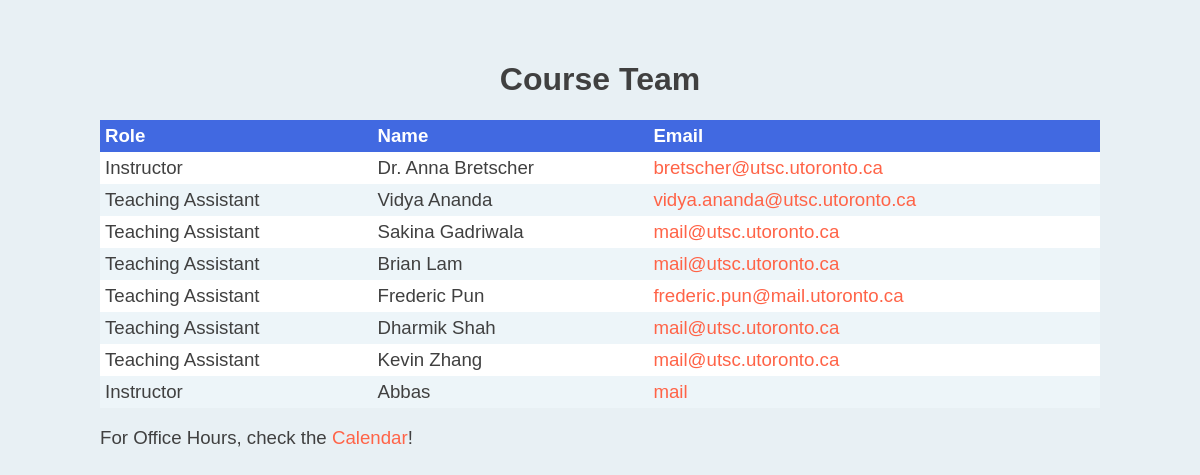
Page /team (signed in) on the earlier database version.
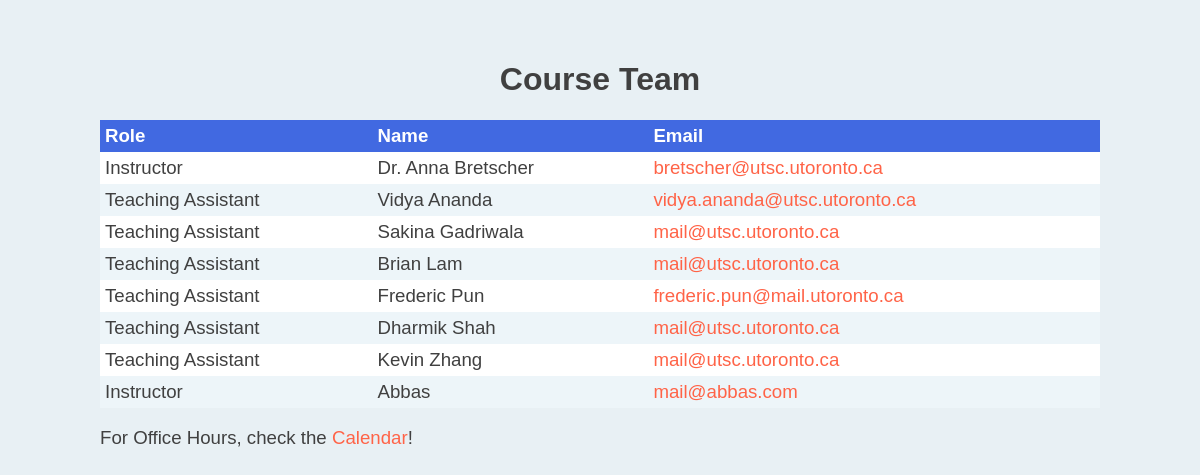
Same page on the later database version.
### tables this page shows
CREATE TABLE "Instructor" (
	"username"	TEXT,
	"password"	TEXT,
	"name"	TEXT,
	"role"	TEXT,
	"email"	TEXT,
	PRIMARY KEY("username")
);

### app.py (the view)
@app.route('/team')
def team_page():
    if 'username' in session:
        db = get_db()
        db.row_factory = make_dicts
        instructors = []
        for instructor in query_db('select * from Instructor'):
            instructors.append(instructor)
        db.close()
        return render_template('team.html', instructor=instructors)
    else:
        return redirect('/login')

### app.py (called while the page is built)
def get_db():
    db=getattr(g,'_database', None)
    if db is None:
        db=g._database=sqlite3.connect(DATABASE)
    return db

def query_db(query, args=(), one=False):
    cur = get_db().execute(query, args)
    rv = cur.fetchall()
    cur.close()
    return (rv[0] if rv else None) if one else rv

def make_dicts(cursor, row):
    return dict((cursor.description[idx][0], value)
                for idx, value in enumerate(row))

@app.teardown_appcontext
def close_connection(exception):
    db = getattr(g, '_database', None)
    if db is not None:
        db.close()

### templates/team.html (shortened to what this page needs)
<!DOCTYPE html>
<html>
<head>
    <link rel="stylesheet" href="static/css/team.css"/>
</head>
<body>
<div class="content">
    <h1>Course Team</h1>
    <div class="table">
        <div class="heading">
            <div class="cell">Role</div>
            <div class="cell">Name</div>
            <div class="cell">Email</div>
        </div>
        {% for item in instructor %}
        <div class="row">
            <div class="cell">{{ item['role'] }}</div>
            <div class="cell">{{ item['name'] }}</div>
            <div class="cell">
                <a href="mailto:{{ item['email'] }}">{{ item['email'] }}</a>
            </div>
        </div>
        {% endfor %}
    </div>
    <p class="description">
        For Office Hours, check the <a href="calendar">Calendar</a>!
    </p>
</div>
</body>
</html>

### static/css/main.css (style rules this page uses)
html { font-family: Arial, Helvetica, sans-serif; background-color: #E8F0F4; color: #404040; height: 100%; }
body { margin: 0em; display: flex; flex-direction: column; align-items: center; min-height: 100%; }
.content { margin: 15px; max-width: 1200px; }
@media (min-width: 0px) { .table { display: none; } }
@media (min-width: 1000px) { .table { display: table; min-width: 1000px; } }
h1 { display: flex; justify-content: center; font-weight: bold; font-size: 24pt; }
.description { font-size: 14pt; }
a { transition: text-decoration 0.3s ease-in-out 0s, color 0.3s ease-in-out 0s; text-decoration: none; color: tomato; }

### static/css/table.css (style rules this page uses)
.table, .mobileTable, .tableStay { font-size: 14pt; width: 100%; }
.heading { display: table-row; font-weight: bold; background: royalblue; color: white; }
.row { display: table-row; background-color: #EDF5F9; }
.row:nth-child(even) { background: white; }
.cell { display: table-cell; padding: 5px; }

### static/css/navigation.css (style rules this page uses)
.content { margin-top: 40px; }

Differences in the rows shown:
changed Instructor "Abbas": email "mail" → "mail@abbas.com"
